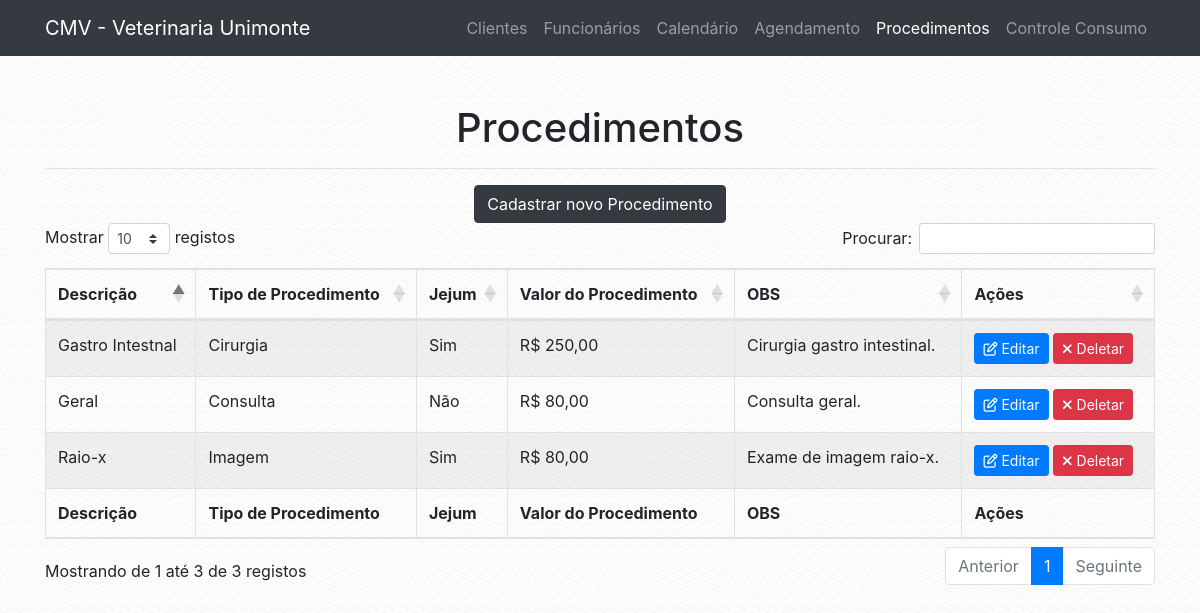
The page /procedimento.php on the database as committed earlier.
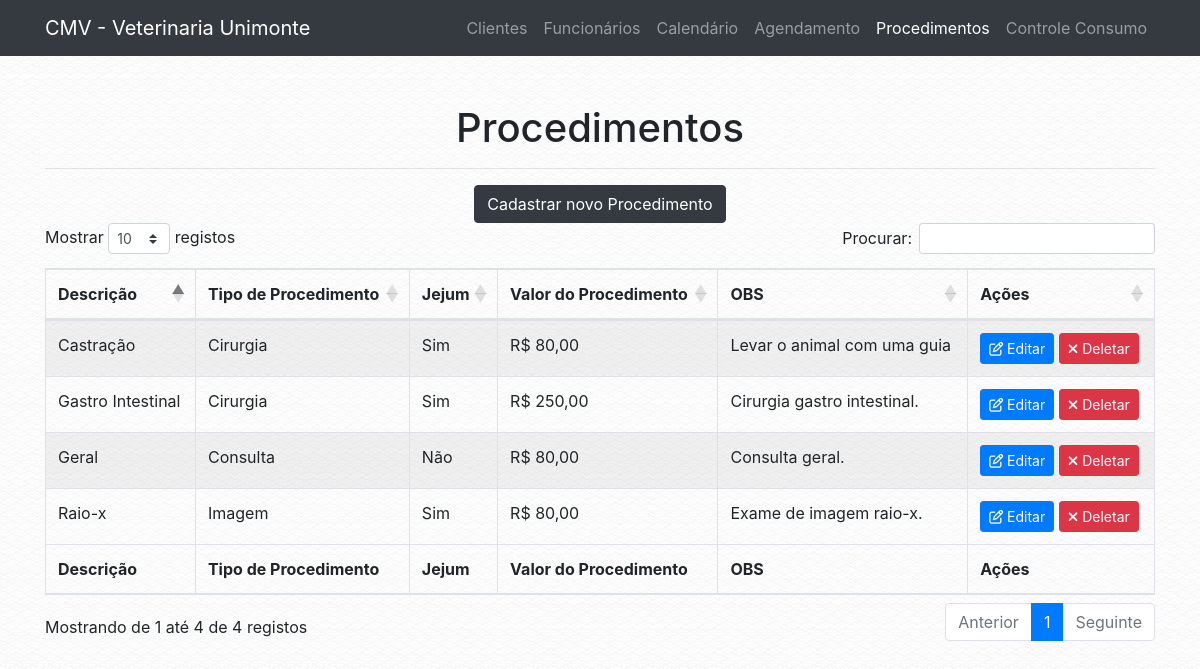
The same page on the database as committed later.
### tables this page shows
CREATE TABLE `tab_procedimento` (
  `COD_PROCEDIMENTO` int(13) NOT NULL,
  `COD_TIPO_PROCEDIMENTO` int(13) NOT NULL,
  `DESCRICAO` varchar(100) NOT NULL,
  `JEJUM` varchar(3) NOT NULL,
  `VALOR_PROCEDIMENTO` decimal(12,2) NOT NULL,
  `OBSERVACAO` varchar(100) NOT NULL
);

CREATE TABLE `tab_tipo_procedimento` (
  `COD_TIPO_PROCEDIMENTO` int(13) NOT NULL,
  `DESCRICAO` varchar(100) NOT NULL
);

### conf/database.php (called while the page is built)
<?php
$conf = array(
        "server" => "localhost",
        "db_name" => "bd_veterinaria",
        "db_user" => "root",
        "db_password" => "root"
);
?>

### classes/dbconnect.php (called while the page is built, shortened)
<?php
class DbConnect {
    public function __construct() {
        $this->tbl_procedimento = "tab_procedimento";
        $this->tbl_tipo_procedimento = "tab_tipo_procedimento";
        if (file_exists('./conf/database.php')) {
            require './conf/database.php';
        } else {
            require '../conf/database.php';
        }
        $host = $conf['server'];
        $db_name = $conf['db_name'];
        $username = $conf['db_user'];
        $password = $conf['db_password'];
        try {
            $this->conn = new \PDO('mysql:host='.$host.';dbname='.$db_name.';charset=utf8', $username, $password);
        } catch (\PDOException $e) {
            die($e->getMessage());
        }
    }
}

### classes/procedimento.php (called while the page is built, shortened)
<?php
class Procedimento extends DbConnect{
    public static function obter_procedimentos(): array {
        $db = new DbConnect;
        $tbl_procedimento = $db->tbl_procedimento;
        try {
            $stmt = $db->conn->prepare("SELECT * FROM $tbl_procedimento");
            $stmt->execute();
            $result = $stmt->fetchAll(\PDO::FETCH_ASSOC);
            $result['status'] = true;
        } catch (\PDOExcepton $e) {
            $result['status'] = false;
            $result['message'] = "Error: " . $e->getMessage();
        }
        return $result;
    }
}

### classes/tipoprocedimento.php (called while the page is built, shortened)
<?php
class TipoProcedimento extends DbConnect{
    public static function obter_tipo_procedimento(int $COD_TIPO_PROCEDIMENTO): string {
        $db = new DbConnect;
        $tbl_tipo_procedimento = $db->tbl_tipo_procedimento;
        try {
            $stmt = $db->conn->prepare("SELECT DESCRICAO FROM $tbl_tipo_procedimento WHERE COD_TIPO_PROCEDIMENTO = :code LIMIT 1");
            $stmt->bindParam(":code", $COD_TIPO_PROCEDIMENTO, \PDO::PARAM_INT);
            $stmt->execute();
            $result = $stmt->fetch(\PDO::FETCH_ASSOC);
            return $result['DESCRICAO'];
        } catch (\PDOExcepton $e) {
            return "Error: " . $e->getMessage();
        }
    }
}

### conf/navigation.php (called while the page is built)
<?php
$config = array(
        "name" => "CMV - Veterinaria Unimonte",
        "url" => "http://localhost/vet"
);
?>

### classes/app.php (called while the page is built, shortened)
<?php
class App {
    public function __construct() {
        if (file_exists('./conf/navigation.php')) {
            require './conf/navigation.php';
        } else {
            require '../conf/navigation.php';
        }
        $this->url = $config['url'];
}
}

### procedimento.php (the view, shortened to what the changed rows need)
<?php
$app = new VeterinariaUnimonte\App;
?>
<!DOCTYPE html>
<html lang="en">
  <head>
    <?php
    require 'includes/global.php';
    ?>
  </head>
  <body>
    <div class="container">
      <div class="row">
        <div class="col-lg-12">
            <br>
            <br>
            <h1 class="text-center">Procedimentos</h1>
            <hr>
            <?php
if (!isset($_GET['f'])) {
    echo '<div class="text-center"><a href="?f=cadastrar" class="btn btn-dark">Cadastrar novo Procedimento</a></div>';
    echo '
    <table id="medicos" class="table table-striped table-bordered" style="width:100%">
        <thead>
            <tr>
                <th>Descrição</th>
                <th>Tipo de Procedimento</th>
                <th>Jejum</th>
                <th>Valor do Procedimento</th>
                <th>OBS</th>
                <th>Ações</th>
            </tr>
        </thead>
        <tbody>
            ';
            $procedimentos_data = VeterinariaUnimonte\Procedimento::obter_procedimentos();
            foreach ($procedimentos_data as $procedimento) {
            if (isset($procedimento['COD_PROCEDIMENTO'])) {
            echo '<tr>
                <td>'.$procedimento['DESCRICAO'].'</td>
                <td>'.VeterinariaUnimonte\TipoProcedimento::obter_tipo_procedimento($procedimento['COD_TIPO_PROCEDIMENTO']).'</td>
                <td>'.$procedimento['JEJUM'].'</td>
                <td>R$ '.number_format($procedimento['VALOR_PROCEDIMENTO'], 2, ',', '.').'</td>
                <td>'.$procedimento['OBSERVACAO'].'</td>
                <td><a class="btn btn-primary btn-sm" href="?f=edit&id='.$procedimento['COD_PROCEDIMENTO'].'"><i class="fa fa-pencil-square-o" aria-hidden="true"></i> Editar</a> <a class="btn btn-danger btn-sm" href="?f=remove&id='.$procedimento['COD_PROCEDIMENTO'].'"><i class="fa fa-times" aria-hidden="true"></i> Deletar</a></td>
            </tr>';
            }
          }
    echo '</tbody>
        <tfoot>
            <tr>
            <th>Descrição</th>
                <th>Tipo de Procedimento</th>
                <th>Jejum</th>
                <th>Valor do Procedimento</th>
                <th>OBS</th>
                <th>Ações</th>
            </tr>
        </tfoot>
    </table>
    <br><br>
    <link rel="stylesheet" href="'.$app->url.'/vendor/datatables/datatables/media/css/dataTables.bootstrap4.min.css">
          <script src="'.$app->url.'/vendor/datatables/datatables/media/js/jquery.dataTables.min.js"></script>
          <script src="'.$app->url.'/vendor/datatables/datatables/media/js/dataTables.bootstrap4.min.js"></script>
          <script>$(document).ready(function() {
            $("#medicos").DataTable({
              "language": {
                "sEmptyTable":   "Nenhum registro encontrado",
                "sProcessing":   "A processar...",
                "sLengthMenu":   "Mostrar _MENU_ registos",
                "sZeroRecords":  "Não foram encontrados resultados",
                "sInfo":         "Mostrando de _START_ até _END_ de _TOTAL_ registos",
                "sInfoEmpty":    "Mostrando de 0 até 0 de 0 registos",
                "sInfoFiltered": "(filtrado de _MAX_ registos no total)",
                "sInfoPostFix":  "",
                "sSearch":       "Procurar:",
                "sUrl":          "",
                "oPaginate": {
                    "sFirst":    "Primeiro",
                    "sPrevious": "Anterior",
                    "sNext":     "Seguinte",
                    "sLast":     "Último"
                },
                "oAria": {
                    "sSortAscending":  ": Ordenar colunas de forma ascendente",
                    "sSortDescending": ": Ordenar colunas de forma descendente"
                }
              }
          });
        } );</script>';
  } else if ($_GET['f'] == "remove" and isset($_GET['id'])) {
    $remover_procedimento = VeterinariaUnimonte\Procedimento::deletar_procedimento($_GET['id']);
    if ($remover_procedimento['status'] == true) {
      echo '<div class="alert alert-success" role="alert"><i class="fa fa-check"></i> ' . $remover_procedimento['message'] . '</div>';
    } else if ($remover_procedimento['status'] == false) {
      echo '<div class="alert alert-danger" role="alert"><i class="fa fa-times"></i> ' . $remover_procedimento['message'] . '</div>';
    }
  } else if ($_GET['f'] == "edit" and isset($_GET['id'])) {
    $procedimento_data = VeterinariaUnimonte\Procedimento::obter_procedimento($_GET['id']);
    if (isset($procedimento_data['COD_PROCEDIMENTO'])) {
      if (isset($_POST['DESCRICAO'])) {
        $procedimento = VeterinariaUnimonte\Procedimento::alterar_procedimento($procedimento_data['COD_PROCEDIMENTO'], $_POST);
            if ($procedimento['status'] == true) {
              echo '<div class="alert alert-success" role="alert"><i class="fa fa-check"></i> ' . $procedimento['message'] . '</div>';
            } else {
                echo '<div class="alert alert-danger" role="alert"><i class="fa fa-times"></i> <strong>Error!</strong> ' . $procedimento['message'] . '</div>';
            }
    } else {
      ?>
      <form method="POST" action="procedimento.php?f=edit&id=<?php echo $_GET['id']; ?>">
      <div class="form-group">
              <label for="nome">Descrição do Procedimento <span style="color: red;">*</span></label>
              <input type="text" class="form-control" id="DESCRICAO" name="DESCRICAO" placeholder="Ex: Castração" value="<?php echo $procedimento_data['DESCRICAO']; ?>">
            </div>
            <div class="form-group">
              <label for="COD_TIPO_PROCEDIMENTO">Tipo de Procedimento <span style="color: red;">*</span></label>
              <select class="form-control" id="COD_TIPO_PROCEDIMENTO" name="COD_TIPO_PROCEDIMENTO"> <option disabled>Selecione...</option>
              <?php
              foreach (VeterinariaUnimonte\TipoProcedimento::obter_tipo_procedimentos() as $TipoProcedimento) {
              if (isset($TipoProcedimento['COD_TIPO_PROCEDIMENTO'])) {
              echo '<option value="'.$TipoProcedimento['COD_TIPO_PROCEDIMENTO'].'"';
              if ($procedimento_data['COD_TIPO_PROCEDIMENTO'] == $TipoProcedimento['COD_TIPO_PROCEDIMENTO']) {
                echo ' selected';
              }
              echo '>'.$TipoProcedimento['DESCRICAO'].'</option>\n';
              }
              }
              ?>
               </select>
            </div>
            <div class="form-group">
              <label for="JEJUM">Jejum? <span style="color: red;">*</span></label>
              <select class="form-control" id="JEJUM" name="JEJUM">
              <option disabled>Selecione...</option>
              <option value="Sim"<?php if ($procedimento_data['JEJUM'] == "Sim") echo " selected"; ?>>Sim</option>
              <option value="Não"<?php if ($procedimento_data['JEJUM'] == "Não") echo " selected"; ?>>Não</option>
              </select>
            </div>
            <div class="form-group">
              <label for="VALOR_PROCEDIMENTO">Valor Procedimento <span style="color: red;">*</span></label>
              <input type="text" class="form-control" id="VALOR_PROCEDIMENTO" name="VALOR_PROCEDIMENTO" data-thousands="." placeholder="Ex: R$ 80,00" data-decimal="," data-prefix="R$ " value="<?php echo 'R$ '. number_format($procedimento_data['VALOR_PROCEDIMENTO'], 2, ',', '.'); ?>" />
            </div>
              <div class="form-group">
                <label for="OBSERVACAO">Observação <span style="color: red;">*</span></label>
                <textarea class="form-control" id="OBSERVACAO" name="OBSERVACAO" placeholder="Descreva uma observação (se necessário)..."><?php echo $procedimento_data['OBSERVACAO']; ?></textarea>
              </div>
              <hr>
            <div class="text-right">
              <button type="submit" class="btn btn-large btn-success"><i class="fa fa-floppy-o" aria-hidden="true"></i> Salvar Dados</button>
            </div>
            <div id="error_message" style="margin-top: 2%;"></div>
            </div>
            </div>
            </form>
            </div>
            <br><br>
            <script src='<?php echo $app->url; ?>/js/conferir_campos3.js'></script>
    <?php
    }
    } else {
      echo '<div class="alert alert-danger" role="alert"><i class="fa fa-times"></i> Esse funcionário não existe ou acabou de ser removido.</div>';
    }
}
?>
  </body>
</html>

Rows that differ between the two databases and show on the page:
changed tab_procedimento "Cirurgia gastro intestinal.": DESCRICAO "Gastro Intestnal" → "Gastro Intestinal"
added tab_procedimento: DESCRICAO "Castração", COD_TIPO_PROCEDIMENTO.DESCRICAO "Cirurgia", JEJUM "Sim", VALOR_PROCEDIMENTO "80,00", OBSERVACAO "Levar o animal com uma guia"
Other text that changed with them:
text written by a page script: "Mostrar registos Procurar: Mostrando de 1 até 3 de 3 registos Anterior 1 Seguinte" → "Mostrar registos Procurar: Mostrando de 1 até 4 de 4 registos Anterior 1 Seguinte"
